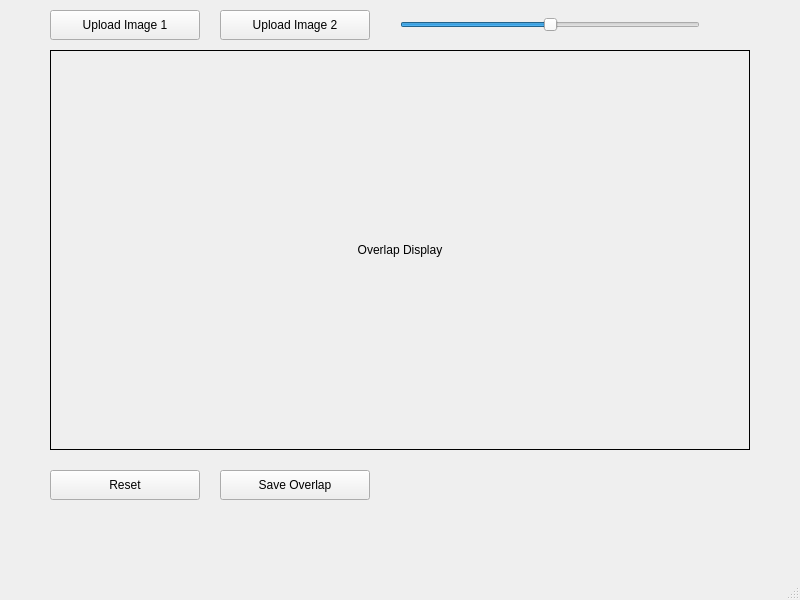
<?xml version="1.0" encoding="UTF-8"?>
<ui version="4.0">
 <class>MainWindow</class>
 <widget class="QMainWindow" name="MainWindow">
  <property name="geometry">
   <rect>
    <x>0</x>
    <y>0</y>
    <width>800</width>
    <height>600</height>
   </rect>
  </property>
  <property name="windowTitle">
   <string>Image Overlap Tool</string>
  </property>
  <widget class="QWidget" name="centralwidget">
   <!-- 上传图像按钮 -->
   <widget class="QPushButton" name="button_upload_image1">
    <property name="geometry">
     <rect>
      <x>50</x>
      <y>10</y>
      <width>150</width>
      <height>30</height>
     </rect>
    </property>
    <property name="text">
     <string>Upload Image 1</string>
    </property>
   </widget>
   <widget class="QPushButton" name="button_upload_image2">
    <property name="geometry">
     <rect>
      <x>220</x>
      <y>10</y>
      <width>150</width>
      <height>30</height>
     </rect>
    </property>
    <property name="text">
     <string>Upload Image 2</string>
    </property>
   </widget>
   <!-- 透明度滑动条 -->
   <widget class="QSlider" name="slider_opacity">
    <property name="geometry">
     <rect>
      <x>400</x>
      <y>10</y>
      <width>300</width>
      <height>30</height>
     </rect>
    </property>
    <property name="orientation">
     <enum>Qt::Horizontal</enum>
    </property>
    <property name="minimum">
     <number>0</number>
    </property>
    <property name="maximum">
     <number>100</number>
    </property>
    <property name="value">
     <number>50</number>
    </property>
   </widget>
   <!-- 图像显示区域 -->
   <widget class="QLabel" name="label_image_overlap">
    <property name="geometry">
     <rect>
      <x>50</x>
      <y>50</y>
      <width>700</width>
      <height>400</height>
     </rect>
    </property>
    <property name="text">
     <string>Overlap Display</string>
    </property>
    <property name="alignment">
     <set>Qt::AlignCenter</set>
    </property>
    <property name="frameShape">
     <enum>QFrame::Box</enum>
    </property>
   </widget>
   <!-- 重置按钮 -->
   <widget class="QPushButton" name="button_reset">
    <property name="geometry">
     <rect>
      <x>50</x>
      <y>470</y>
      <width>150</width>
      <height>30</height>
     </rect>
    </property>
    <property name="text">
     <string>Reset</string>
    </property>
   </widget>
   <!-- 保存按钮 -->
   <widget class="QPushButton" name="button_save_overlap">
    <property name="geometry">
     <rect>
      <x>220</x>
      <y>470</y>
      <width>150</width>
      <height>30</height>
     </rect>
    </property>
    <property name="text">
     <string>Save Overlap</string>
    </property>
   </widget>
  </widget>
  <widget class="QMenuBar" name="menubar"/>
  <widget class="QStatusBar" name="statusbar"/>
 </widget>
</ui>
